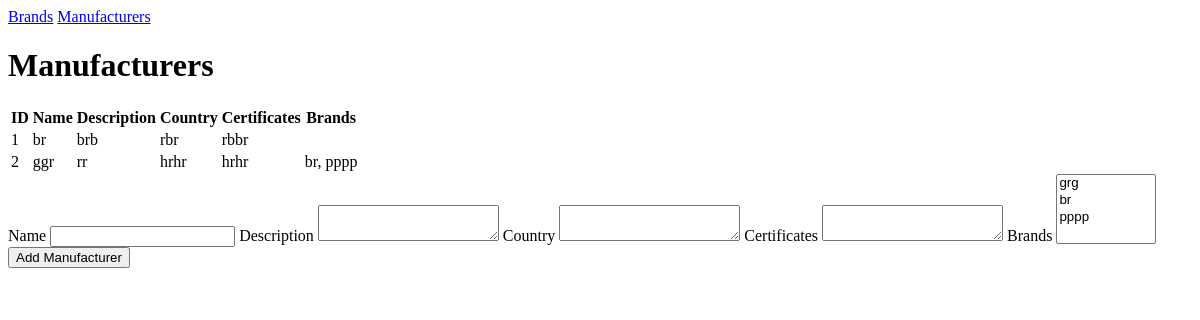
Before: /admin/manufacturers with the older database file.
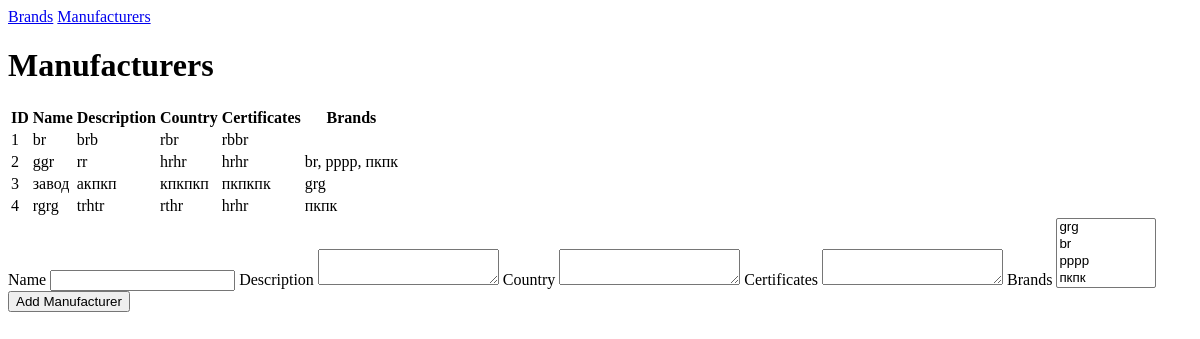
After: the same page with the newer database file.
### models/model.py (models this page shows)
class Manufacturer(db.Model):
    id = db.Column(db.Integer, primary_key=True)
    name = db.Column(db.String(64), unique=True, nullable=False)
    description = db.Column(db.Text)
    country = db.Column(db.String(64))
    certificates = db.Column(db.Text)
    brands = db.relationship(
        "Brand", secondary=brand_manufacturer, backref="manufacturer_brands"
    )

class Brand(db.Model):
    id = db.Column(db.Integer, primary_key=True)
    logo = db.Column(db.String(128))
    name = db.Column(db.String(64), unique=True, nullable=False)
    description = db.Column(db.Text)
    manufacturers = db.relationship(
        "Manufacturer", secondary=brand_manufacturer, backref="brand_manufacturers"
    )

### routes/admin_client.py (the view)
@admin_blueprint.route("/manufacturers", methods=["GET", "POST"])
def admin_manufacturers():
    form = ManufacturerForm()
    form.brands.choices = [(brand.id, brand.name) for brand in Brand.query.all()]
    if form.validate_on_submit():
        create_manufacturer(request.form)
        return redirect(url_for("admin.admin_manufacturers"))
    manufacturers = get_all_manufacturers()
    return render_template(
        "manufacturer_list.html", form=form, manufacturers=manufacturers
    )

### forms/manufacturer_form.py
class ManufacturerForm(FlaskForm):
    name = StringField("Name", validators=[DataRequired()])
    description = TextAreaField("Description")
    country = TextAreaField("Country")
    certificates = TextAreaField("Certificates")
    brands = SelectMultipleField("Brands", coerce=int)
    submit = SubmitField("Add Manufacturer")

### controllers/manufacturer_controller.py (called while the page is built)
def get_all_manufacturers():
    return Manufacturer.query.all()

### templates/manufacturer_list.html (shortened to what this page needs)
{% extends 'base.html' %}
{% block content %}
<h1>Manufacturers</h1>
<table>
    <tr>
        <th>ID</th>
        <th>Name</th>
        <th>Description</th>
        <th>Сountry</th>
        <th>Сertificates</th>
        <th>Brands</th>
    </tr>
    {% for manufacturer in manufacturers %}
    <tr>
        <td>{{ manufacturer.id }}</td>
        <td>{{ manufacturer.name }}</td>
        <td>{{ manufacturer.description }}</td>
        <td>{{ manufacturer.country }}</td>
        <td>{{ manufacturer.certificates }}</td>
        <td>
        {% for brand in manufacturer.brands %}
            {{ brand.name }}{% if not loop.last %}, {% endif %}
        {% endfor %}
        </td>
    </tr>
    {% endfor %}
</table>
<div id="addManufacturerModal" class="modal">
    <div class="modal-content">
        <form method="POST">
            {{ form.name.label }} {{ form.name() }}
            {{ form.description.label }} {{ form.description() }}
            {{ form.country.label }} {{ form.country() }}
            {{ form.certificates.label }} {{ form.certificates() }}
            {{ form.brands.label }} {{ form.brands(style="width: 100px;") }}
            {{ form.submit() }}
        </form>
    </div>
</div>
</main>
{% endblock %}

Changed rows visible on the page:
shown differently, row unchanged: Brand "рррр": now shows ","
added Brand: name "пкпк"
added Manufacturer: id "3", name "завод", description "акпкп", country "кпкпкп", certificates "пкпкпк"
now on this page (row unchanged): Brand: name "grg", shown under "3"
added Manufacturer: id "4", name "rgrg", description "trhtr", country "rthr", certificates "hrhr"
Other visible differences:
form field brands: "grg / br / рррр" → "grg / br / рррр / пкпк"
